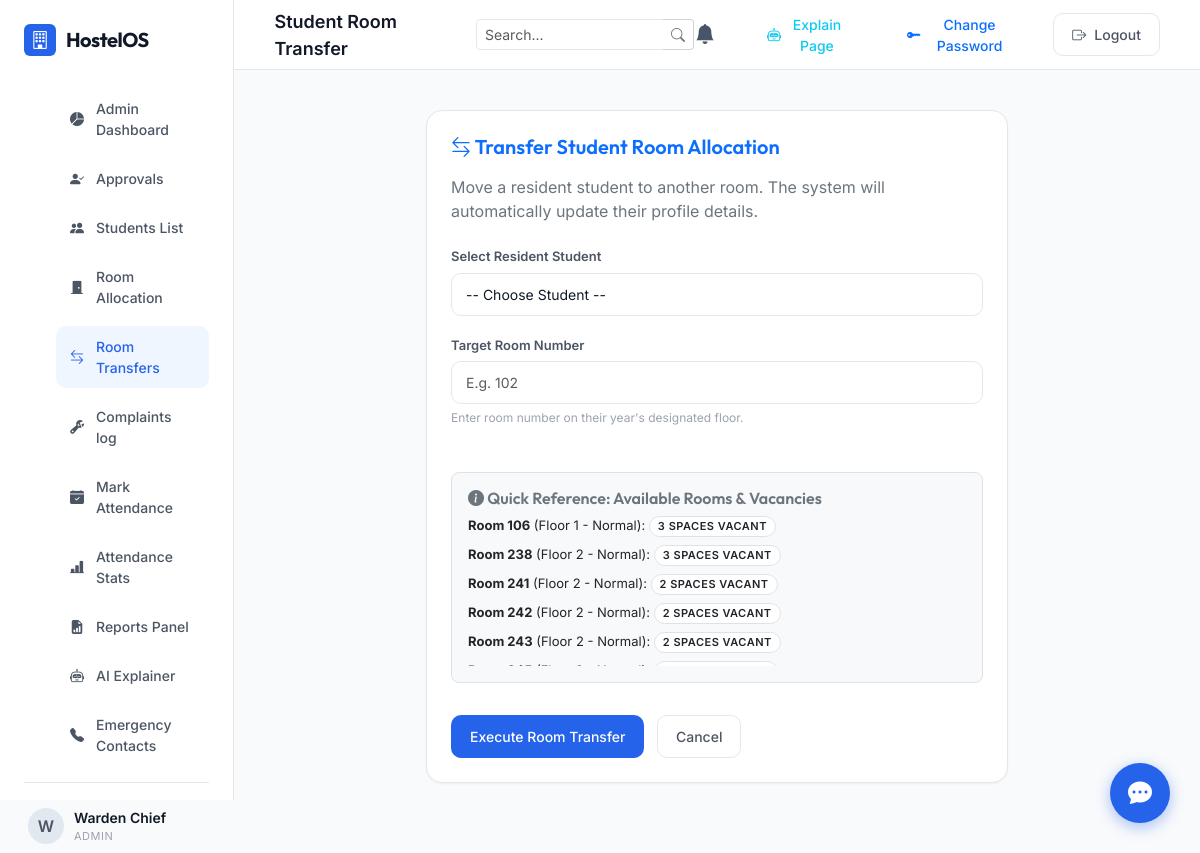
Screenshot of /admin/rooms/transfer (signed in) with the database file from the repository.
### app/models.py (models this page shows, shortened)
class User(db.Model):
    __tablename__ = 'users'
    id = db.Column(db.Integer, primary_key=True)
    username = db.Column(db.String(80), unique=True, nullable=False) # Roll number for student, username for others
    password_hash = db.Column(db.String(200), nullable=False)
    role = db.Column(db.String(20), nullable=False) # 'super_admin', 'admin', 'staff', 'student'
    name = db.Column(db.String(100), nullable=False)
    phone = db.Column(db.String(15), nullable=False)
    status = db.Column(db.String(20), default='approved') # 'pending', 'approved', 'rejected'
    created_at = db.Column(db.DateTime, default=datetime.utcnow)
    student_profile = db.relationship('StudentProfile', backref='user', uselist=False, cascade="all, delete-orphan")

class Room(db.Model):
    __tablename__ = 'rooms'
    id = db.Column(db.Integer, primary_key=True)
    room_number = db.Column(db.String(10), unique=True, nullable=False)
    floor = db.Column(db.Integer, nullable=False) # 0 for Ground, 1 for First, 2 for Second, 3 for Third
    room_type = db.Column(db.String(20), nullable=False) # 'Normal', 'Executive', 'AC'
    capacity = db.Column(db.Integer, nullable=False) # 3, 7, 8, 10
    status = db.Column(db.String(20), default='Available') # 'Available', 'Full', 'Reserved', 'Maintenance'
    hostel_block = db.Column(db.String(30), nullable=False, default='KEERTHI')
    residents = db.relationship('StudentProfile', backref='room')

### app/routes/admin.py (the view, shortened to what this page needs)
@admin_bp.route('/rooms/transfer', methods=['GET', 'POST'])
@login_required
@role_required(['admin', 'super_admin'])
def transfer_room():
    students = User.query.filter_by(role='student', status='approved').all()
    rooms = Room.query.all()
    vacancies = []
    for r in rooms:
        occupied_count = db.session.query(db.func.count(StudentProfile.user_id))\
            .join(User)\
            .filter(StudentProfile.room_id == r.id, User.status == 'approved')\
            .scalar()
        if occupied_count < r.capacity:
            vacancies.append({'room': r, 'vacant_spaces': r.capacity - occupied_count})
    return render_template('admin_room_transfer.html', students=students, vacancies=vacancies)

### app/routes/auth.py (called while the page is built, shortened)
def login_required(f):
    @wraps(f)
    def decorated_function(*args, **kwargs):
        if 'user_id' not in session:
            flash('Please log in to access this page.', 'warning')
            return redirect(url_for('auth.login'))
        return f(*args, **kwargs)
    return decorated_function

def role_required(roles):
    def decorator(f):
        @wraps(f)
        def decorated_function(*args, **kwargs):
            if 'user_id' not in session:
                flash('Please log in to access this page.', 'warning')
                return redirect(url_for('auth.login'))
            user_role = session.get('role')
            return f(*args, **kwargs)
        return decorated_function
    return decorator

### app/templates/admin_room_transfer.html (shortened to what this page needs)
{% extends 'base.html' %}
{% block header_title %}Student Room Transfer{% endblock %}
{% block content %}
<div class="row justify-content-center">
    <div class="col-md-8">
        <div class="card">
            <h5 class="mb-3 text-primary fw-semibold"><i class="bi bi-arrow-left-right"></i> Transfer Student Room Allocation</h5>
            <p class="text-secondary text-sm mb-4">
                Move a resident student to another room. The system will automatically update their profile details.
            </p>
            <form action="{{ url_for('admin.transfer_room') }}" method="POST">
                <div class="form-group">
                    <label class="form-label" for="transfer-student">Select Resident Student</label>
                    <select name="student_id" id="transfer-student" class="form-control" required>
                        <option value="" disabled selected>-- Choose Student --</option>
                    </select>
                </div>
                <div class="row">
                    <div class="col-md-12 form-group">
                        <label class="form-label" for="target-room">Target Room Number</label>
                        <input type="text" name="room_number" id="target-room" class="form-control" placeholder="E.g. 102" required>
                        <span class="stat-desc">Enter room number on their year's designated floor.</span>
                    </div>
                </div>
                <div class="mt-4 mb-4 border rounded-3 p-3 bg-light">
                    <h6 class="fw-semibold text-secondary mb-2"><i class="bi bi-info-circle-fill"></i> Quick Reference: Available Rooms & Vacancies</h6>
                    <div style="max-height: 150px; overflow-y: auto; font-size: 13px;">
                        {% if vacancies %}
                            <ul class="list-unstyled mb-0">
                                {% for item in vacancies %}
                                    <li class="mb-2">
                                        <strong>Room {{ item.room.room_number }}</strong> (Floor {{ item.room.floor }} - {{ item.room.room_type }}):
                                        <span class="badge bg-white text-dark border me-1">{{ item.vacant_spaces }} spaces vacant</span>
                                    </li>
                                {% endfor %}
                            </ul>
                        {% else %}
                            <span class="text-danger">No vacant rooms are currently available in the hostel!</span>
                        {% endif %}
                    </div>
                </div>
                <button type="submit" class="btn btn-primary mt-2">Execute Room Transfer</button>
                <a href="{{ url_for('admin.list_students') }}" class="btn btn-secondary mt-2 ms-2">Cancel</a>
            </form>
        </div>
    </div>
</div>
{% endblock %}

### app/templates/base.html (shortened to what this page needs)
<!DOCTYPE html>
<html lang="en">
<head>
    <link href="https://cdn.jsdelivr.net/npm/bootstrap@5.3.3/dist/css/bootstrap.min.css" rel="stylesheet">
    <link href="https://cdn.jsdelivr.net/npm/bootstrap-icons@1.11.3/font/bootstrap-icons.min.css" rel="stylesheet">
    <link rel="stylesheet" href="{{ url_for('static', filename='css/style.css') }}">
</head>
<body>
    {% if g.user %}
    <div class="app-container">
        <aside class="sidebar">
            <div class="logo-container">
                <div class="logo-icon"><i class="bi bi-building"></i></div>
                <div class="logo-text">HostelOS</div>
            </div>
            <ul class="nav-menu">
                {% if session.role == 'student' %}
                    <li class="nav-item {% if request.path == '/student/dashboard' %}active{% endif %}">
                        <a href="{{ url_for('student.dashboard') }}">
                            <i class="bi bi-grid-1x2-fill"></i> Dashboard
                        </a>
                    </li>
                    <li class="nav-item {% if request.path == '/complaints/list' %}active{% endif %}">
                        <a href="{{ url_for('complaints.list_tickets') }}">
                            <i class="bi bi-ticket-detailed-fill"></i> My Complaints
                        </a>
                    </li>
                    <li class="nav-item {% if request.path == '/ai/assistant' %}active{% endif %}">
                        <a href="{{ url_for('ai.assistant') }}">
                            <i class="bi bi-robot"></i> AI Assistant
                        </a>
                    </li>
                    <li class="nav-item {% if request.path == '/student/emergency-contacts' %}active{% endif %}">
                        <a href="{{ url_for('student.emergency_contacts') }}">
                            <i class="bi bi-telephone-fill"></i> Emergency Contacts
                        </a>
                    </li>
                    <li class="nav-item {% if request.path == '/student/profile' %}active{% endif %}">
                        <a href="{{ url_for('student.profile') }}">
                            <i class="bi bi-person-fill-gear"></i> Profile Settings
                        </a>
                    </li>
                {% elif session.role in ['admin', 'super_admin'] %}
                    <li class="nav-item {% if request.path == '/admin/dashboard' %}active{% endif %}">
                        <a href="{{ url_for('admin.dashboard') }}">
                            <i class="bi bi-pie-chart-fill"></i> Admin Dashboard
                        </a>
                    </li>
                    <li class="nav-item {% if request.path == '/admin/students/pending' %}active{% endif %}">
                        <a href="{{ url_for('admin.view_pending') }}">
                            <i class="bi bi-person-check-fill"></i> Approvals
                        </a>
                    </li>
                    <li class="nav-item {% if request.path == '/admin/students' %}active{% endif %}">
                        <a href="{{ url_for('admin.list_students') }}">
                            <i class="bi bi-people-fill"></i> Students List
                        </a>
                    </li>
                    <li class="nav-item {% if request.path == '/admin/rooms' %}active{% endif %}">
                        <a href="{{ url_for('admin.manage_rooms') }}">
                            <i class="bi bi-door-closed-fill"></i> Room Allocation
                        </a>
                    </li>
                    <li class="nav-item {% if request.path == '/admin/rooms/transfer' %}active{% endif %}">
                        <a href="{{ url_for('admin.transfer_room') }}">
                            <i class="bi bi-arrow-left-right"></i> Room Transfers
                        </a>
                    </li>
                    <li class="nav-item {% if request.path == '/complaints/list' %}active{% endif %}">
                        <a href="{{ url_for('complaints.list_tickets') }}">
                            <i class="bi bi-wrench-adjustable"></i> Complaints log
                        </a>
                    </li>
                    <li class="nav-item {% if request.path == '/attendance/mark' %}active{% endif %}">
                        <a href="{{ url_for('attendance.mark') }}">
                            <i class="bi bi-calendar-check-fill"></i> Mark Attendance
                        </a>
                    </li>
                    <li class="nav-item {% if request.path == '/attendance/analytics' %}active{% endif %}">
                        <a href="{{ url_for('attendance.analytics') }}">
                            <i class="bi bi-bar-chart-line-fill"></i> Attendance Stats
                        </a>
                    </li>
                    <li class="nav-item {% if request.path == '/reports/dashboard' %}active{% endif %}">
                        <a href="{{ url_for('reports.dashboard') }}">
                            <i class="bi bi-file-earmark-bar-graph-fill"></i> Reports Panel
                        </a>
                    </li>
                    <li class="nav-item {% if request.path == '/ai/assistant' %}active{% endif %}">
                        <a href="{{ url_for('ai.assistant') }}">
                            <i class="bi bi-robot"></i> AI Explainer
                        </a>
                    </li>
                    <li class="nav-item {% if request.path == '/admin/emergency-contacts' %}active{% endif %}">
                        <a href="{{ url_for('admin.emergency_contacts') }}">
                            <i class="bi bi-telephone-fill"></i> Emergency Contacts
                        </a>
                    </li>
                {% endif %}
            </ul>
            <div class="sidebar-footer">
                <div class="user-profile-badge">
                    <div class="avatar">{{ g.user.name[0] }}</div>
                    <div class="user-info">
                        <div class="user-name">{{ g.user.name }}</div>
                        <div class="user-role">{{ g.user.role }}</div>
                    </div>
                </div>
            </div>
        </aside>
        <div class="main-wrapper">
            <header class="header">
                <div class="header-title d-flex align-items-center gap-3">
                    {% block header_title %}Dashboard{% endblock %}
                    {% if session.role in ['admin', 'super_admin'] %}
                    <form action="{{ url_for('admin.search') }}" method="GET" class="d-none d-md-flex align-items-center ms-3" style="max-width: 250px;">
                        <div class="input-group input-group-sm">
                            <input type="text" name="q" class="form-control" placeholder="Search..." value="{{ request.args.get('q', '') }}" style="border-radius: 4px 0 0 4px;">
                            <button class="btn btn-outline-secondary bg-white text-secondary border-start-0" type="submit" style="border-radius: 0 4px 4px 0; border: 1px solid #ced4da;">
                                <i class="bi bi-search"></i>
                            </button>
                        </div>
                    </form>
                    {% endif %}
                </div>
                <div class="header-actions d-flex align-items-center">
                    <div class="dropdown me-3">
                        <button class="btn btn-link text-decoration-none position-relative text-dark p-0" type="button" id="notificationDropdown" data-bs-toggle="dropdown" aria-expanded="false">
                            <i class="bi bi-bell-fill fs-5" style="color: #475569;"></i>
                        </button>
                    </div>
                    <button type="button" class="btn btn-outline-info btn-sm me-2" id="ai-explain-btn">
                        <i class="bi bi-robot"></i> Explain Page
                    </button>
                    <button type="button" class="btn btn-outline-primary btn-sm me-2" data-bs-toggle="modal" data-bs-target="#changePasswordModal">
                        <i class="bi bi-key-fill"></i> Change Password
                    </button>
                    <a href="{{ url_for('auth.logout') }}" class="btn btn-secondary btn-sm">
                        <i class="bi bi-box-arrow-right"></i> Logout
                    </a>
                </div>
            </header>
            <main class="content-body">
                {% block content %}{% endblock %}
                {% if session.role in ['admin', 'super_admin'] %}
                <div class="floating-chatbot-container" id="admin-chatbot">
                    <button class="chatbot-toggle-btn position-relative" id="chatbot-toggle-btn">
                        <i class="bi bi-chat-dots-fill text-white fs-4"></i>
                    </button>
                </div>
                {% endif %}
            </main>
        </div>
    </div>
    {% else %}
        {% block auth_content %}{% endblock %}
    {% endif %}
</body>
</html>

### rows the page displays
User: user "W", user.name "Warden Chief", user.role "ADMIN"
Room: room.room_number "106", room.floor "1", room.room_type "Normal"
Room: room.room_number "238", room.floor "2", room.room_type "Normal"
Room: room.room_number "241", room.floor "2", room.room_type "Normal"
Room: room.room_number "242", room.floor "2", room.room_type "Normal"
Room: room.room_number "243", room.floor "2", room.room_type "Normal"

### other values shown
{{ item.vacant_spaces }} "3" "3" "2" "2" "2"
